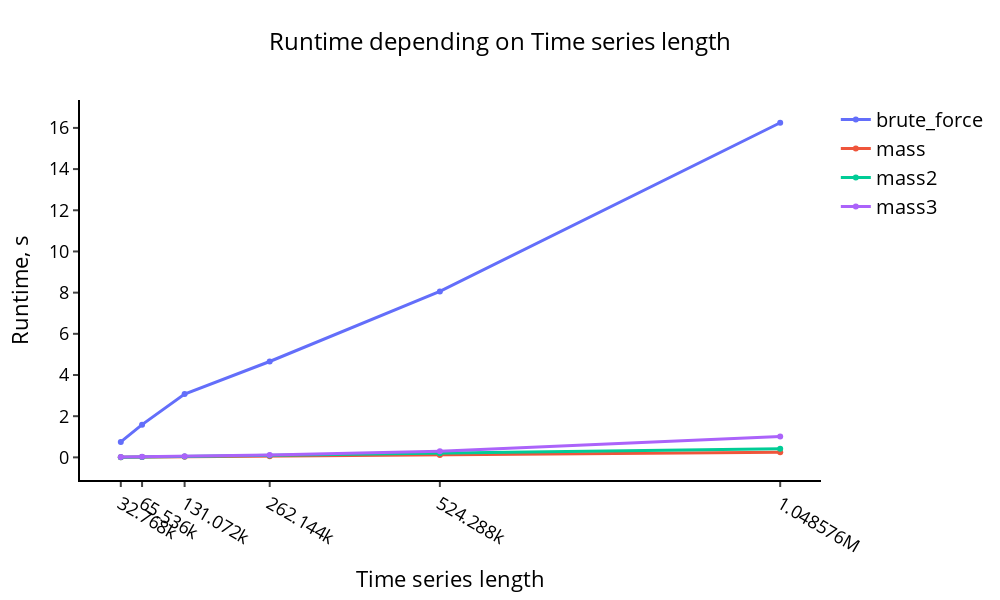

Here is the notebook cell this chart was saved with:
### Code cell
# visualize plot with results of experiment
comparison_param = np.array(algorithms)
visualize_plot_times(results_exp1, comparison_param, exp1_params)

### Figure 1 — Plotly figure (JSON) as saved in the notebook; plotly's stock layout.template omitted (floating-point values rounded to 4 significant figures)
{"data": [{"line": {"width": 3}, "name": "brute_force", "type": "scatter", "x": [32768, 65536, 131072, 262144, 524288, 1048576], "y": [0.7522, 1.59, 3.073, 4.656, 8.06, 16.25]}, {"line": {"width": 3}, "name": "mass", "type": "scatter", "x": [32768, 65536, 131072, 262144, 524288, 1048576], "y": [0.005777, 0.01266, 0.02642, 0.05369, 0.1183, 0.2441]}, {"line": {"width": 3}, "name": "mass2", "type": "scatter", "x": [32768, 65536, 131072, 262144, 524288, 1048576], "y": [0.01077, 0.02278, 0.04798, 0.09611, 0.1954, 0.4235]}, {"line": {"width": 3}, "name": "mass3", "type": "scatter", "x": [32768, 65536, 131072, 262144, 524288, 1048576], "y": [0.0124, 0.0255, 0.05411, 0.1185, 0.3021, 1.013]}], "layout": {"height": 600, "legend": {"font": {"color": "black", "size": 20}}, "paper_bgcolor": "rgba(0,0,0,0)", "plot_bgcolor": "rgba(0,0,0,0)", "title": {"font": {"color": "black", "size": 24}, "text": "Runtime depending on Time series length", "x": 0.5, "xanchor": "center"}, "width": 1000, "xaxis": {"linecolor": "#000", "linewidth": 2, "showgrid": false, "tickfont": {"color": "black", "size": 18}, "ticks": "outside", "tickvals": [32768, 65536, 131072, 262144, 524288, 1048576], "tickwidth": 2, "title": {"font": {"color": "black", "size": 22}, "text": "Time series length"}}, "yaxis": {"linecolor": "#000", "linewidth": 2, "showgrid": false, "tickfont": {"color": "black", "size": 18}, "ticks": "outside", "tickwidth": 2, "title": {"font": {"color": "black", "size": 22}, "text": "Runtime, s"}, "zeroline": false}}}
